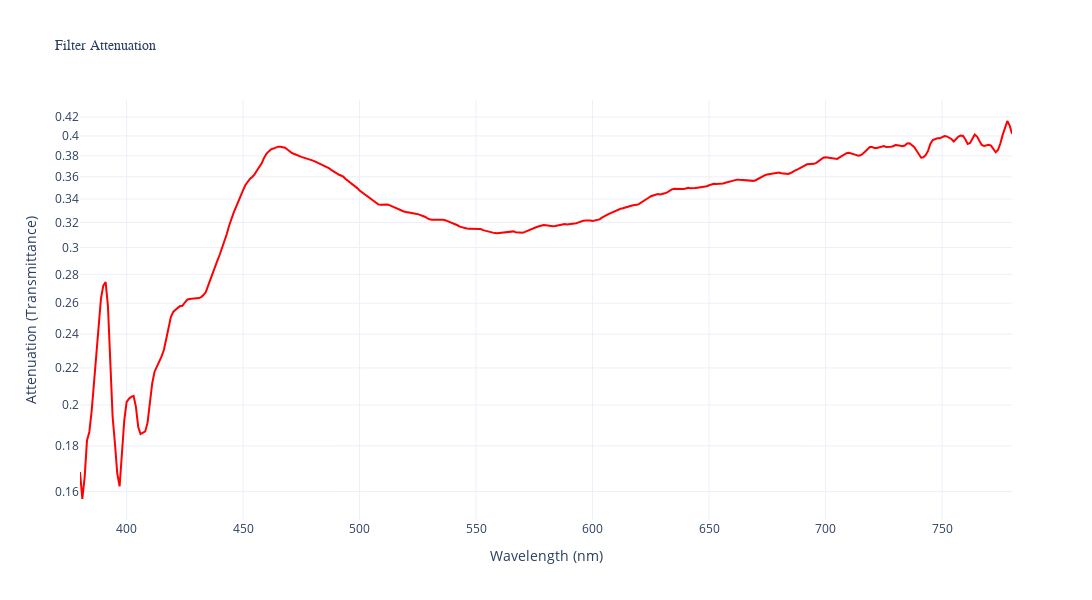

The notebook cell this image was saved under:
### Code cell
# Plot the attenuation using Analysis class
analysis = spectral.Analysis()
analysis.plot_attenuation(attenuation_df)

### Figure 1 — Plotly figure (JSON) as saved in the notebook; plotly's stock layout.template omitted (floating-point values rounded to 4 significant figures; data arrays with more than 128 entries replaced by an {"elided": "..."} marker saying what was removed)
{"data": [{"line": {"color": "red", "width": 2}, "mode": "lines", "name": "Attenuation", "type": "scatter", "x": {"elided": "401 int values"}, "y": {"elided": "401 float values"}}], "layout": {"height": 600, "hovermode": "x unified", "title": {"font": {"family": "Arial Black", "size": 14}, "text": "Filter Attenuation"}, "width": 1200, "xaxis": {"range": [380, 780], "title": {"text": "Wavelength (nm)"}}, "yaxis": {"title": {"text": "Attenuation (Transmittance)"}, "type": "log"}}}
